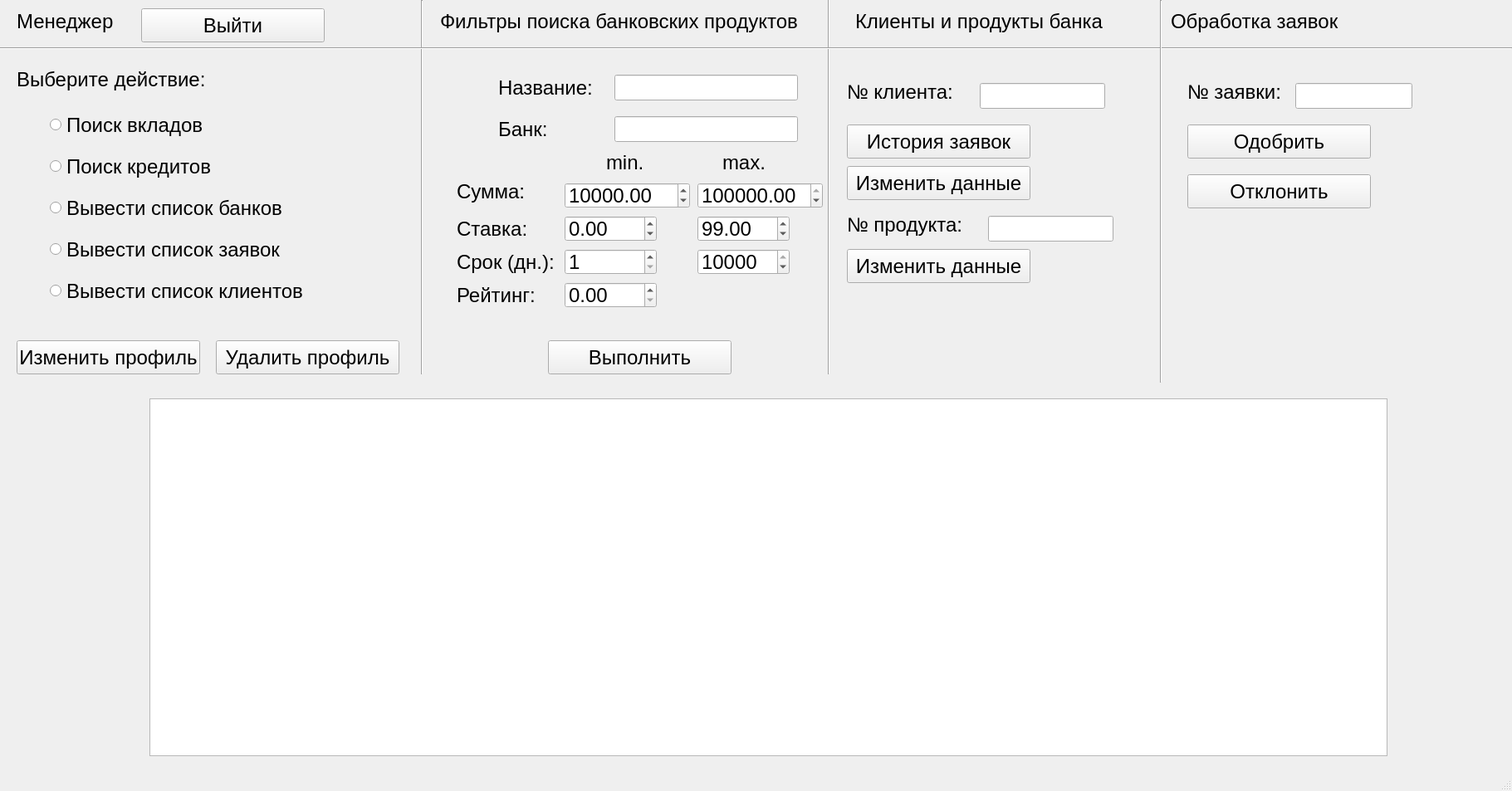
<?xml version="1.0" encoding="UTF-8"?>
<ui version="4.0">
 <class>ManagerWindow</class>
 <widget class="QMainWindow" name="ManagerWindow">
  <property name="geometry">
   <rect>
    <x>0</x>
    <y>0</y>
    <width>1821</width>
    <height>953</height>
   </rect>
  </property>
  <property name="font">
   <font>
    <pointsize>18</pointsize>
   </font>
  </property>
  <property name="windowTitle">
   <string>BankProducts Application</string>
  </property>
  <widget class="QWidget" name="centralwidget">
   <widget class="QRadioButton" name="r1">
    <property name="geometry">
     <rect>
      <x>60</x>
      <y>130</y>
      <width>281</width>
      <height>41</height>
     </rect>
    </property>
    <property name="font">
     <font>
      <pointsize>18</pointsize>
     </font>
    </property>
    <property name="text">
     <string>Поиск вкладов</string>
    </property>
   </widget>
   <widget class="QRadioButton" name="r3">
    <property name="geometry">
     <rect>
      <x>60</x>
      <y>230</y>
      <width>431</width>
      <height>41</height>
     </rect>
    </property>
    <property name="font">
     <font>
      <pointsize>18</pointsize>
     </font>
    </property>
    <property name="text">
     <string>Вывести список банков</string>
    </property>
   </widget>
   <widget class="QLabel" name="label_2">
    <property name="geometry">
     <rect>
      <x>20</x>
      <y>80</y>
      <width>251</width>
      <height>31</height>
     </rect>
    </property>
    <property name="font">
     <font>
      <pointsize>18</pointsize>
     </font>
    </property>
    <property name="text">
     <string>Выберите действие:</string>
    </property>
   </widget>
   <widget class="QPushButton" name="search">
    <property name="geometry">
     <rect>
      <x>660</x>
      <y>410</y>
      <width>221</width>
      <height>41</height>
     </rect>
    </property>
    <property name="font">
     <font>
      <pointsize>18</pointsize>
     </font>
    </property>
    <property name="text">
     <string>Выполнить</string>
    </property>
   </widget>
   <widget class="QLabel" name="label">
    <property name="geometry">
     <rect>
      <x>20</x>
      <y>0</y>
      <width>141</width>
      <height>51</height>
     </rect>
    </property>
    <property name="font">
     <font>
      <pointsize>18</pointsize>
     </font>
    </property>
    <property name="text">
     <string>Менеджер</string>
    </property>
   </widget>
   <widget class="QRadioButton" name="r2">
    <property name="geometry">
     <rect>
      <x>60</x>
      <y>180</y>
      <width>351</width>
      <height>41</height>
     </rect>
    </property>
    <property name="font">
     <font>
      <pointsize>18</pointsize>
     </font>
    </property>
    <property name="text">
     <string>Поиск кредитов</string>
    </property>
   </widget>
   <widget class="Line" name="line">
    <property name="geometry">
     <rect>
      <x>500</x>
      <y>0</y>
      <width>16</width>
      <height>451</height>
     </rect>
    </property>
    <property name="font">
     <font>
      <pointsize>18</pointsize>
     </font>
    </property>
    <property name="orientation">
     <enum>Qt::Vertical</enum>
    </property>
   </widget>
   <widget class="QTableWidget" name="tableWidget">
    <property name="geometry">
     <rect>
      <x>180</x>
      <y>480</y>
      <width>1491</width>
      <height>431</height>
     </rect>
    </property>
    <property name="font">
     <font>
      <pointsize>18</pointsize>
     </font>
    </property>
   </widget>
   <widget class="QLabel" name="label_10">
    <property name="geometry">
     <rect>
      <x>1030</x>
      <y>10</y>
      <width>361</width>
      <height>31</height>
     </rect>
    </property>
    <property name="font">
     <font>
      <pointsize>18</pointsize>
     </font>
    </property>
    <property name="text">
     <string>Клиенты и продукты банка</string>
    </property>
   </widget>
   <widget class="QLabel" name="label_3">
    <property name="geometry">
     <rect>
      <x>530</x>
      <y>-10</y>
      <width>451</width>
      <height>71</height>
     </rect>
    </property>
    <property name="font">
     <font>
      <pointsize>18</pointsize>
     </font>
    </property>
    <property name="text">
     <string>Фильтры поиска банковских продуктов</string>
    </property>
   </widget>
   <widget class="Line" name="line_3">
    <property name="geometry">
     <rect>
      <x>990</x>
      <y>-10</y>
      <width>16</width>
      <height>461</height>
     </rect>
    </property>
    <property name="font">
     <font>
      <pointsize>18</pointsize>
     </font>
    </property>
    <property name="orientation">
     <enum>Qt::Vertical</enum>
    </property>
   </widget>
   <widget class="Line" name="line_2">
    <property name="geometry">
     <rect>
      <x>0</x>
      <y>50</y>
      <width>1821</width>
      <height>16</height>
     </rect>
    </property>
    <property name="font">
     <font>
      <pointsize>18</pointsize>
     </font>
    </property>
    <property name="orientation">
     <enum>Qt::Horizontal</enum>
    </property>
   </widget>
   <widget class="QPushButton" name="exit">
    <property name="geometry">
     <rect>
      <x>170</x>
      <y>10</y>
      <width>221</width>
      <height>41</height>
     </rect>
    </property>
    <property name="font">
     <font>
      <pointsize>18</pointsize>
     </font>
    </property>
    <property name="text">
     <string>Выйти</string>
    </property>
   </widget>
   <widget class="QLineEdit" name="nameEdit">
    <property name="geometry">
     <rect>
      <x>740</x>
      <y>90</y>
      <width>221</width>
      <height>31</height>
     </rect>
    </property>
   </widget>
   <widget class="QLineEdit" name="bankEdit">
    <property name="geometry">
     <rect>
      <x>740</x>
      <y>140</y>
      <width>221</width>
      <height>31</height>
     </rect>
    </property>
   </widget>
   <widget class="QLabel" name="label_4">
    <property name="geometry">
     <rect>
      <x>730</x>
      <y>170</y>
      <width>61</width>
      <height>51</height>
     </rect>
    </property>
    <property name="font">
     <font>
      <pointsize>18</pointsize>
     </font>
    </property>
    <property name="text">
     <string>min.</string>
    </property>
   </widget>
   <widget class="QLabel" name="label_5">
    <property name="geometry">
     <rect>
      <x>870</x>
      <y>170</y>
      <width>61</width>
      <height>51</height>
     </rect>
    </property>
    <property name="font">
     <font>
      <pointsize>18</pointsize>
     </font>
    </property>
    <property name="text">
     <string>max.</string>
    </property>
   </widget>
   <widget class="QLabel" name="label_6">
    <property name="geometry">
     <rect>
      <x>550</x>
      <y>210</y>
      <width>101</width>
      <height>41</height>
     </rect>
    </property>
    <property name="font">
     <font>
      <pointsize>18</pointsize>
     </font>
    </property>
    <property name="text">
     <string>Сумма:</string>
    </property>
   </widget>
   <widget class="QLabel" name="label_7">
    <property name="geometry">
     <rect>
      <x>550</x>
      <y>260</y>
      <width>101</width>
      <height>31</height>
     </rect>
    </property>
    <property name="font">
     <font>
      <pointsize>18</pointsize>
     </font>
    </property>
    <property name="text">
     <string>Ставка:</string>
    </property>
   </widget>
   <widget class="QLabel" name="label_8">
    <property name="geometry">
     <rect>
      <x>550</x>
      <y>300</y>
      <width>121</width>
      <height>31</height>
     </rect>
    </property>
    <property name="font">
     <font>
      <pointsize>18</pointsize>
     </font>
    </property>
    <property name="text">
     <string>Срок (дн.):</string>
    </property>
   </widget>
   <widget class="QLabel" name="label_9">
    <property name="geometry">
     <rect>
      <x>550</x>
      <y>340</y>
      <width>101</width>
      <height>31</height>
     </rect>
    </property>
    <property name="font">
     <font>
      <pointsize>18</pointsize>
     </font>
    </property>
    <property name="text">
     <string>Рейтинг:</string>
    </property>
   </widget>
   <widget class="QLabel" name="label_11">
    <property name="geometry">
     <rect>
      <x>600</x>
      <y>90</y>
      <width>131</width>
      <height>31</height>
     </rect>
    </property>
    <property name="font">
     <font>
      <pointsize>18</pointsize>
     </font>
    </property>
    <property name="text">
     <string>Название:</string>
    </property>
   </widget>
   <widget class="QLabel" name="label_12">
    <property name="geometry">
     <rect>
      <x>600</x>
      <y>140</y>
      <width>101</width>
      <height>31</height>
     </rect>
    </property>
    <property name="font">
     <font>
      <pointsize>18</pointsize>
     </font>
    </property>
    <property name="text">
     <string>Банк:</string>
    </property>
   </widget>
   <widget class="QDoubleSpinBox" name="min_sum">
    <property name="geometry">
     <rect>
      <x>680</x>
      <y>220</y>
      <width>151</width>
      <height>31</height>
     </rect>
    </property>
    <property name="minimum">
     <double>1.000000000000000</double>
    </property>
    <property name="maximum">
     <double>100000000.000000000000000</double>
    </property>
    <property name="singleStep">
     <double>10000.000000000000000</double>
    </property>
    <property name="value">
     <double>10000.000000000000000</double>
    </property>
   </widget>
   <widget class="QDoubleSpinBox" name="max_sum">
    <property name="geometry">
     <rect>
      <x>840</x>
      <y>220</y>
      <width>151</width>
      <height>31</height>
     </rect>
    </property>
    <property name="minimum">
     <double>1.000000000000000</double>
    </property>
    <property name="maximum">
     <double>100000000.000000000000000</double>
    </property>
    <property name="singleStep">
     <double>10000.000000000000000</double>
    </property>
    <property name="value">
     <double>5000000.000000000000000</double>
    </property>
   </widget>
   <widget class="QDoubleSpinBox" name="min_rate">
    <property name="geometry">
     <rect>
      <x>680</x>
      <y>260</y>
      <width>111</width>
      <height>31</height>
     </rect>
    </property>
    <property name="minimum">
     <double>-99.989999999999995</double>
    </property>
   </widget>
   <widget class="QDoubleSpinBox" name="max_rate">
    <property name="geometry">
     <rect>
      <x>840</x>
      <y>260</y>
      <width>111</width>
      <height>31</height>
     </rect>
    </property>
    <property name="minimum">
     <double>-99.989999999999995</double>
    </property>
    <property name="value">
     <double>99.000000000000000</double>
    </property>
   </widget>
   <widget class="QSpinBox" name="min_time">
    <property name="geometry">
     <rect>
      <x>680</x>
      <y>300</y>
      <width>111</width>
      <height>31</height>
     </rect>
    </property>
    <property name="minimum">
     <number>1</number>
    </property>
    <property name="maximum">
     <number>10000</number>
    </property>
    <property name="singleStep">
     <number>10</number>
    </property>
   </widget>
   <widget class="QSpinBox" name="max_time">
    <property name="geometry">
     <rect>
      <x>840</x>
      <y>300</y>
      <width>111</width>
      <height>31</height>
     </rect>
    </property>
    <property name="minimum">
     <number>1</number>
    </property>
    <property name="maximum">
     <number>10000</number>
    </property>
    <property name="singleStep">
     <number>10</number>
    </property>
    <property name="value">
     <number>10000</number>
    </property>
   </widget>
   <widget class="QDoubleSpinBox" name="min_rating">
    <property name="geometry">
     <rect>
      <x>680</x>
      <y>340</y>
      <width>111</width>
      <height>31</height>
     </rect>
    </property>
    <property name="maximum">
     <double>5.000000000000000</double>
    </property>
    <property name="singleStep">
     <double>1.000000000000000</double>
    </property>
   </widget>
   <widget class="Line" name="line_4">
    <property name="geometry">
     <rect>
      <x>1390</x>
      <y>0</y>
      <width>16</width>
      <height>461</height>
     </rect>
    </property>
    <property name="font">
     <font>
      <pointsize>18</pointsize>
     </font>
    </property>
    <property name="orientation">
     <enum>Qt::Vertical</enum>
    </property>
   </widget>
   <widget class="QLabel" name="label_13">
    <property name="geometry">
     <rect>
      <x>1410</x>
      <y>10</y>
      <width>421</width>
      <height>31</height>
     </rect>
    </property>
    <property name="font">
     <font>
      <pointsize>18</pointsize>
     </font>
    </property>
    <property name="text">
     <string>Обработка заявок</string>
    </property>
   </widget>
   <widget class="QRadioButton" name="r4">
    <property name="geometry">
     <rect>
      <x>60</x>
      <y>280</y>
      <width>431</width>
      <height>41</height>
     </rect>
    </property>
    <property name="font">
     <font>
      <pointsize>18</pointsize>
     </font>
    </property>
    <property name="text">
     <string>Вывести список заявок</string>
    </property>
   </widget>
   <widget class="QLabel" name="label_14">
    <property name="geometry">
     <rect>
      <x>1020</x>
      <y>90</y>
      <width>151</width>
      <height>41</height>
     </rect>
    </property>
    <property name="font">
     <font>
      <pointsize>18</pointsize>
     </font>
    </property>
    <property name="text">
     <string>№ клиента:</string>
    </property>
   </widget>
   <widget class="QLineEdit" name="cl_num">
    <property name="geometry">
     <rect>
      <x>1180</x>
      <y>100</y>
      <width>151</width>
      <height>31</height>
     </rect>
    </property>
    <property name="inputMask">
     <string>0000000</string>
    </property>
   </widget>
   <widget class="QLabel" name="label_17">
    <property name="geometry">
     <rect>
      <x>1430</x>
      <y>90</y>
      <width>151</width>
      <height>41</height>
     </rect>
    </property>
    <property name="font">
     <font>
      <pointsize>18</pointsize>
     </font>
    </property>
    <property name="text">
     <string>№ заявки:</string>
    </property>
   </widget>
   <widget class="QLineEdit" name="num_req">
    <property name="geometry">
     <rect>
      <x>1560</x>
      <y>100</y>
      <width>141</width>
      <height>31</height>
     </rect>
    </property>
    <property name="inputMask">
     <string>0000000</string>
    </property>
   </widget>
   <widget class="QPushButton" name="cl_history">
    <property name="geometry">
     <rect>
      <x>1020</x>
      <y>150</y>
      <width>221</width>
      <height>41</height>
     </rect>
    </property>
    <property name="font">
     <font>
      <pointsize>18</pointsize>
     </font>
    </property>
    <property name="text">
     <string>История заявок</string>
    </property>
   </widget>
   <widget class="QPushButton" name="approve">
    <property name="geometry">
     <rect>
      <x>1430</x>
      <y>150</y>
      <width>221</width>
      <height>41</height>
     </rect>
    </property>
    <property name="font">
     <font>
      <pointsize>18</pointsize>
     </font>
    </property>
    <property name="text">
     <string>Одобрить</string>
    </property>
   </widget>
   <widget class="QPushButton" name="update_client">
    <property name="geometry">
     <rect>
      <x>20</x>
      <y>410</y>
      <width>221</width>
      <height>41</height>
     </rect>
    </property>
    <property name="font">
     <font>
      <pointsize>18</pointsize>
     </font>
    </property>
    <property name="text">
     <string>Изменить профиль</string>
    </property>
   </widget>
   <widget class="QPushButton" name="delete_client">
    <property name="geometry">
     <rect>
      <x>260</x>
      <y>410</y>
      <width>221</width>
      <height>41</height>
     </rect>
    </property>
    <property name="font">
     <font>
      <pointsize>18</pointsize>
     </font>
    </property>
    <property name="text">
     <string>Удалить профиль</string>
    </property>
   </widget>
   <widget class="QRadioButton" name="r5">
    <property name="geometry">
     <rect>
      <x>60</x>
      <y>330</y>
      <width>431</width>
      <height>41</height>
     </rect>
    </property>
    <property name="font">
     <font>
      <pointsize>18</pointsize>
     </font>
    </property>
    <property name="text">
     <string>Вывести список клиентов</string>
    </property>
   </widget>
   <widget class="QPushButton" name="cl_update">
    <property name="geometry">
     <rect>
      <x>1020</x>
      <y>200</y>
      <width>221</width>
      <height>41</height>
     </rect>
    </property>
    <property name="font">
     <font>
      <pointsize>18</pointsize>
     </font>
    </property>
    <property name="text">
     <string>Изменить данные</string>
    </property>
   </widget>
   <widget class="QLineEdit" name="prod_num">
    <property name="geometry">
     <rect>
      <x>1190</x>
      <y>260</y>
      <width>151</width>
      <height>31</height>
     </rect>
    </property>
    <property name="inputMask">
     <string>0000000</string>
    </property>
    <property name="text">
     <string/>
    </property>
   </widget>
   <widget class="QLabel" name="label_15">
    <property name="geometry">
     <rect>
      <x>1020</x>
      <y>250</y>
      <width>151</width>
      <height>41</height>
     </rect>
    </property>
    <property name="font">
     <font>
      <pointsize>18</pointsize>
     </font>
    </property>
    <property name="text">
     <string>№ продукта:</string>
    </property>
   </widget>
   <widget class="QPushButton" name="prod_update">
    <property name="geometry">
     <rect>
      <x>1020</x>
      <y>300</y>
      <width>221</width>
      <height>41</height>
     </rect>
    </property>
    <property name="font">
     <font>
      <pointsize>18</pointsize>
     </font>
    </property>
    <property name="text">
     <string>Изменить данные</string>
    </property>
   </widget>
   <widget class="QPushButton" name="reject">
    <property name="geometry">
     <rect>
      <x>1430</x>
      <y>210</y>
      <width>221</width>
      <height>41</height>
     </rect>
    </property>
    <property name="font">
     <font>
      <pointsize>18</pointsize>
     </font>
    </property>
    <property name="text">
     <string>Отклонить</string>
    </property>
   </widget>
  </widget>
  <widget class="QMenuBar" name="menubar">
   <property name="geometry">
    <rect>
     <x>0</x>
     <y>0</y>
     <width>1821</width>
     <height>33</height>
    </rect>
   </property>
  </widget>
  <widget class="QStatusBar" name="statusbar"/>
 </widget>
 <resources/>
 <connections/>
</ui>
